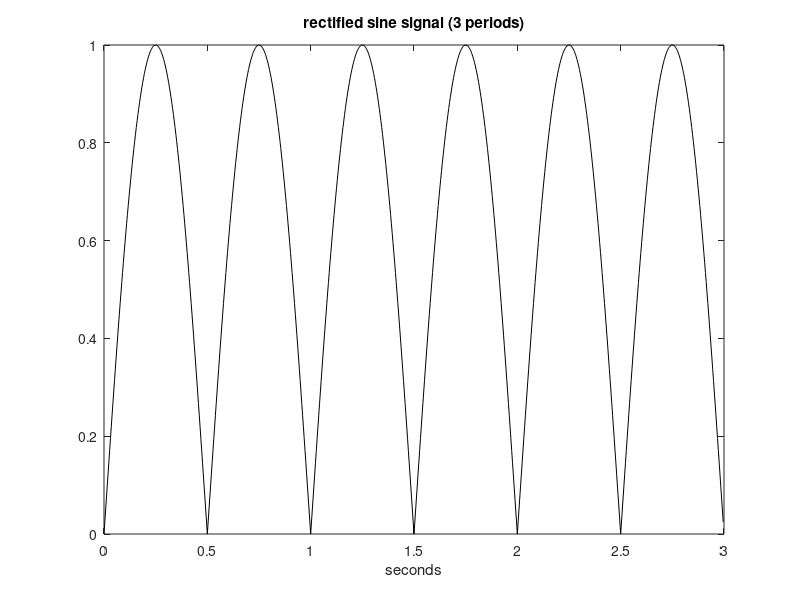

This figure's MATLAB source:
%rectified sine signal to be analyzed
fy=1; %signal frequency in Hz
wy=2*pi*fy; %signal frequency in rad/s
Ty=1/fy; %signal period in seconds
N=256;
fs=N*fy; %sampling frequency in Hz
tiv=1/fs; %time interval between samples;
t=0:tiv:((3*Ty)-tiv); %time intervals set (3 periods)
y3=abs(sin(wy*t)); %signal data set
plot(t,y3,'k');
xlabel('seconds'); title('rectified sine signal (3 periods)');
